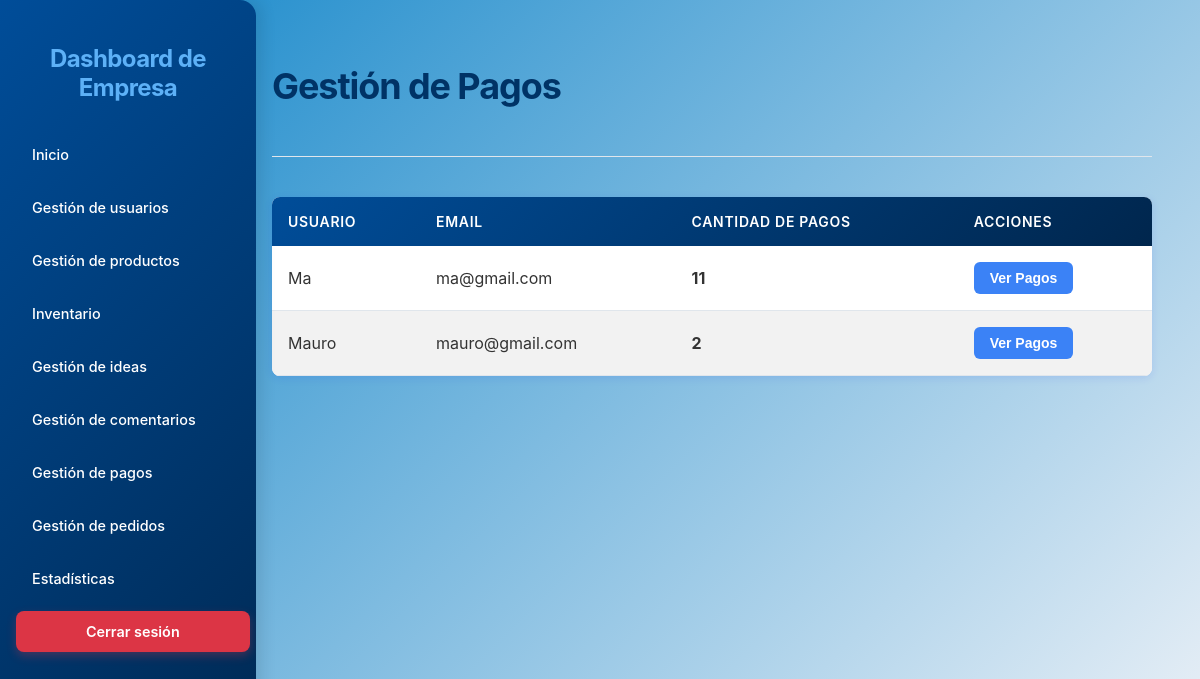
Page /gestion-pagos/ (signed in) on the committed database.
### core/models.py (models this page shows, shortened)
class UserClientes(models.Model):
    usernameCliente = models.CharField(max_length=100, unique=True)
    passwordCliente = models.CharField(max_length=100)
    email = models.CharField(max_length=100)
    is_active = models.BooleanField(default=True)
    last_modified = models.DateTimeField(auto_now=True)
    status_changed_at = models.DateTimeField(null=True, blank=True)
    foto_perfil = models.ImageField(upload_to='uploads/perfiles/', blank=True, null=True)
    nombre_completo = models.CharField(max_length=200, blank=True, null=True)
    telefono = models.CharField(max_length=20, blank=True, null=True)
    direccion = models.CharField(max_length=300, blank=True, null=True)
    ciudad = models.CharField(max_length=100, blank=True, null=True)
    departamento = models.CharField(max_length=100, blank=True, null=True)
    codigo_postal = models.CharField(max_length=10, blank=True, null=True)

### Empresas/views.py (the view)
# urls.py: path('gestion-pagos/', views.gestion_pagos_view, name='gestion_pagos'),
def gestion_pagos_view(request):
    if 'usernameEmpresa' not in request.session:
        messages.error(request, 'Debes iniciar sesión como empresa')
        return redirect('loginEmpresa')
    from django.db.models import Count
    clientes_con_pagos = UserClientes.objects.filter(
        pagos__isnull=False
    ).annotate(
        cantidad_pagos=Count('pagos')
    ).order_by('-cantidad_pagos')
    context = {
        'clientes_con_pagos': clientes_con_pagos,
    }
    return render(request, 'Empresas/gestion_pagos.html', context)

### core/context_processors.py (called while the page is built, shortened)
def idea_notifications(request):
    username_cliente = request.session.get('usernameCliente')
    username_empresa = request.session.get('usernameEmpresa')
    has_notif = False
    try:
        if username_cliente:
            has_notif = MensajeIdea.objects.filter(
                idea__autor=username_cliente,
                remitente_tipo='empresa',
                leido=False
            ).exists()
    except Exception as e:
        print(f"Error en idea_notifications: {str(e)}")
        has_notif = False
    return {
        'has_idea_notifications': has_notif
    }

### Empresas/templates/Empresas/gestion_pagos.html (shortened to what this page needs)
<!DOCTYPE html>
<html lang="es">
<head>
    {% load static %}
    <link rel="stylesheet" href="{% static 'Empresas/css/styles3.css' %}">
    <link rel="stylesheet" href="{% static 'Empresas/css/pagos.css' %}">
</head>
<body>
    <div class="dashboard-container">
        <aside>
            <h2>Dashboard de Empresa</h2>
            <nav>
                <ul>
                    <li><a href="{% url 'dashboardEmpresa' %}">Inicio</a></li>
                    <li><a href="{% url 'usuarios' %}">Gestión de usuarios</a></li>
                    <li><a href="{% url 'GestiProductos' %}">Gestión de productos</a></li>
                    <li><a href="{% url 'inventario' %}">Inventario</a></li>
                    <li><a href="{% url 'empresa_ideas' %}">Gestión de ideas</a></li>
                    <li><a href="{% url 'empresa_comentarios' %}">Gestión de comentarios</a></li>
                    <li><a href="{% url 'gestion_pagos' %}">Gestión de pagos</a></li>
                    <li><a href="{% url 'gestion_pedidos' %}">Gestión de pedidos</a></li>
                    <li><a href="{% url 'estadisticas' %}">Estadísticas</a></li>
                </ul>
            </nav>
            <a href="{% url 'logout' %}" class="logout-button">Cerrar sesión</a>
        </aside>
        <main>
            <header>
                <h1>Gestión de Pagos</h1>
            </header>
            {% if clientes_con_pagos %}
                <div class="tabla-clientes">
                    <table>
                        <thead>
                            <tr>
                                <th>Usuario</th>
                                <th>Email</th>
                                <th>Cantidad de Pagos</th>
                                <th>Acciones</th>
                            </tr>
                        </thead>
                        <tbody>
                            {% for cliente in clientes_con_pagos %}
                            <tr>
                                <td>{{ cliente.usernameCliente }}</td>
                                <td>{{ cliente.email }}</td>
                                <td><strong>{{ cliente.cantidad_pagos }}</strong></td>
                                <td>
                                    <button class="btn-ver-pagos" onclick="verPagosCliente({{ cliente.id }}, '{{ cliente.usernameCliente }}')">
                                        Ver Pagos
                                    </button>
                                </td>
                            </tr>
                            {% endfor %}
                        </tbody>
                    </table>
                </div>
            {% else %}
                <div class="no-datos">
                    No hay pagos registrados aún.
                </div>
            {% endif %}
        </main>
    </div>
    {% include 'core/modal_notificaciones.html' %}
{% load static %}
<link rel="stylesheet" href="{% static 'core/css/floating.css' %}">
<link rel="stylesheet" href="{% static 'core/css/notificaciones.css' %}">
</body>
</html>

### Empresas/static/Empresas/css/styles3.css (style rules this page uses)
body { font-family: 'Inter', sans-serif; background: linear-gradient(135deg, #1085c9 0%, #f0f3f8 100%); margin: 0; padding: 0; }
.dashboard-container { min-height: 100vh; display: flex; }
aside { background: linear-gradient(135deg, #004d99, #00264d); color: #ffffff; padding: 1.5rem 1rem; border-top-right-radius: 1rem; border-bottom-right-radius: 1rem; box-shadow: 6px 0 15px rgba(0, 0, 0, 0.1); display: flex; flex-direction: column; width: 14rem; min-width: 14rem; max-width: 14rem; height: 100vh; position: fixed; left: 0; top: 0; overflow-y: auto; flex-shrink: 0; }
aside nav { flex-grow: 0; }
aside nav ul { list-style: none; padding: 0; margin: 0; }
aside h2 { font-size: 1.5rem; font-weight: 700; margin-bottom: 2rem; color: #5db1f7; letter-spacing: -0.025em; text-align: center; }
aside nav ul li { margin-bottom: 0.75rem; }
aside nav ul li a { display: flex; align-items: center; padding: 0.75rem 1rem; border-radius: 0.5rem; transition: background-color 0.3s ease, color 0.3s ease, transform 0.2s ease; color: #ffffff; text-decoration: none; font-weight: 500; font-size: 0.9rem; }
.logout-button { display: block; width: 90%; margin: 0 auto; text-align: center; padding: 0.75rem 1rem; background-color: #dc3545; color: white; font-weight: 600; font-size: 0.9rem; border-radius: 0.5rem; transition: background-color 0.3s ease, transform 0.2s ease; box-shadow: 0 4px 10px rgba(220, 53, 69, 0.3); text-decoration: none; }
main { flex-grow: 1; padding: 2.5rem 3rem; overflow-y: auto; margin-left: 14rem; min-height: 100vh; width: calc(100% - 14rem); box-sizing: border-box; }
main header { margin-bottom: 2.5rem; display: flex; justify-content: space-between; align-items: center; padding-bottom: 1.5rem; border-bottom: 1px solid #e0e6ec; max-width: 1400px; }
main h1 { font-size: 2.25rem; font-weight: 700; color: #003366; letter-spacing: -0.03em; }
table { width: 100%; border-collapse: collapse; margin-top: 20px; box-shadow: 0 2px 8px rgba(0, 38, 255, 0.1); background-color: #fff; border-radius: 8px; overflow: hidden; }
thead { background: linear-gradient(135deg, #004d99, #00264d); color: #fff; }
th { padding: 1rem; text-align: left; font-weight: 600; text-transform: uppercase; font-size: 0.875rem; letter-spacing: 0.05em; }
tbody tr { border-bottom: 1px solid #e0e6ec; }
tbody tr:nth-child(even) { background-color: #f2f2f2; }
td { padding: 1rem; color: #333; }
td:last-child { white-space: nowrap; }

### Empresas/static/Empresas/css/pagos.css (style rules this page uses)
.btn-ver-pagos { padding: 8px 16px; background: #3b82f6; color: white; border: none; border-radius: 6px; cursor: pointer; font-weight: 600; font-size: 0.875rem; transition: all 0.3s; }

### rows in the picture
UserClientes: usernameCliente "Ma", email "ma@gmail.com", cantidad_pagos "11"
UserClientes: usernameCliente "Mauro", email "mauro@gmail.com", cantidad_pagos "2"
